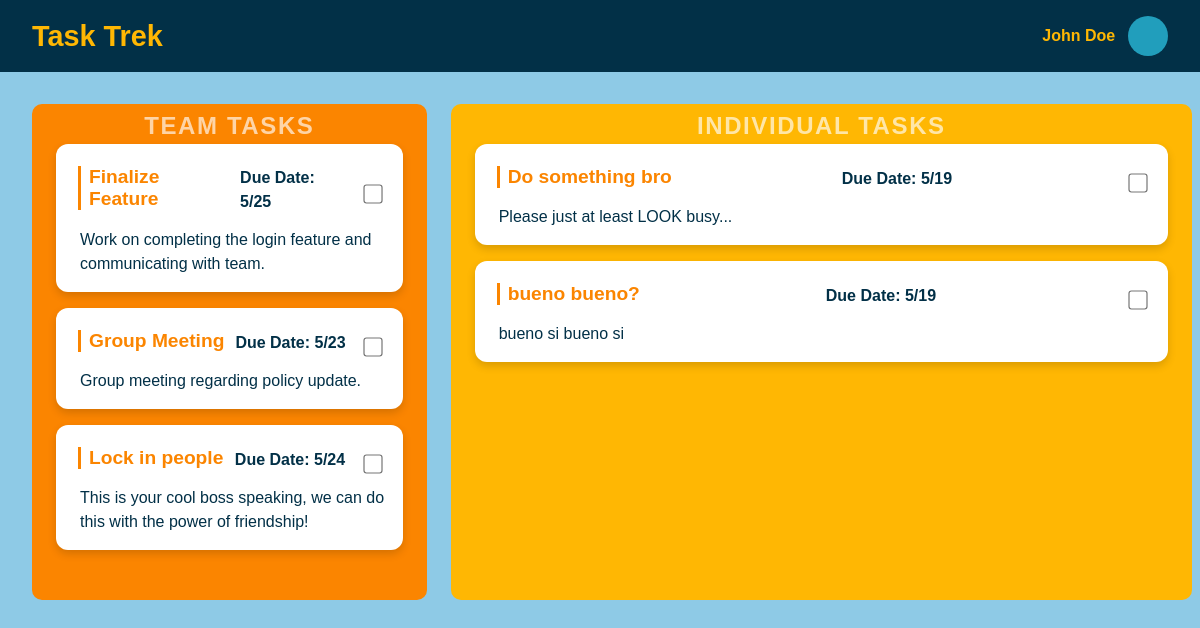
Before: /user/1/ with the older database file.
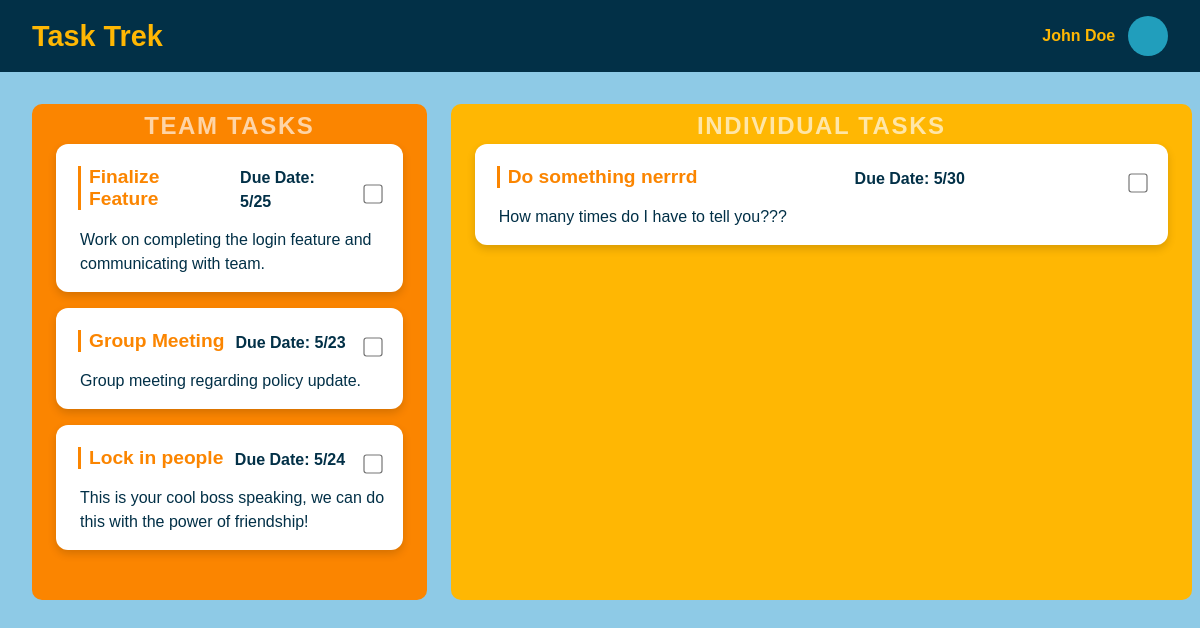
After: the same page with the newer database file.
### tasktrek/models.py (models this page shows)
class Task(models.Model):
    id = models.AutoField(primary_key = True)
    name = models.CharField(max_length = 32, default="...")
    description = models.CharField(max_length = 100)
    due_date = models.CharField(default = "")
    is_complete = models.CharField(default = "False")
    is_team = models.CharField(default="False")
    def __str__(self):
        return f"{self.id}~{self.name}~{self.description}~{self.due_date}~{self.is_complete}~{self.is_team}"

### tasktrek/views.py (the view, shortened to what this page needs)
# urls.py: path('user/<int:employee_id>/', views.user, name="user"),
def user(request, employee_id):
    dataConnector = sqlite3.connect('db.sqlite3')
    cursor = dataConnector.cursor()
    cursor.execute("SELECT * FROM tasktrek_task WHERE is_team = ?", ["True"])
    group_tasks = cursor.fetchall()
    print("Look at my group tasks")
    print(group_tasks)
    print(type(group_tasks))
    clean_group_tasks = []
    for group_task in group_tasks:
        gt_entry = {}
        print(type(group_task))
        gt_entry['id'] = group_task[0]
        gt_entry['name'] = group_task[3]
        gt_entry['description'] = group_task[1]
        gt_entry['due_date'] = group_task[2]
        clean_group_tasks.append(gt_entry)
    print(clean_group_tasks)
    print("Look at my employee id")
    print(employee_id)
    cursor.execute("SELECT * FROM tasktrek_employee WHERE id = ?", [employee_id])
    employee_data = cursor.fetchone()
    print("Look at my employee data")
    print(employee_data)
    employee_tasks = employee_data[3]
    print("Look at my employees tasks...")
    print(employee_tasks)
    print(type(employee_tasks))
    if employee_tasks != "":
        clean_employee_tasks = employee_tasks.split(",")
        print("Look at my REAL employee tasks...")
        print(clean_employee_tasks)
        task_list = Task.objects.all()
        clean_task_list = []
        for task in task_list:
            copy_task = str(task)
            clean_task_list.append(copy_task.split("~"))
        print("Cleaned up task list")
        print(clean_task_list)
        task_array = []
        for a_task_id in clean_employee_tasks:
            for a_task in clean_task_list:
                if a_task_id == a_task[0]:
                    task_array.append(Task.objects.get(id=a_task_id))
        print("All tasks compiled!!!")
        print(type(task_array[0]))
        context = {
            'tasks' : task_array,
            'name' : employee_data[1],
            'group_tasks': clean_group_tasks
        }
        return render(request, "user.html", context)

### tasktrek/templates/user.html (shortened to what this page needs)
<!DOCTYPE html>
<html lang="en">
<head>
    {% load static %}
    <link rel="stylesheet" href="{% static 'css/styles.css' %}">
</head>
<body>
    <div class="header-bar">
        <h1>Task Trek</h1>
        <div class="user-info">
            <span class="user-name">{{name}}</span>
            <div class="profile-picture"></div>
        </div>
    </div>
    <div class="tasks-container">
        <div class="team-tasks">
            <div class="background-label">Team Tasks</div>
            {% if group_tasks == "" %}
            {% else %}
            {% for task in group_tasks %}
                <div class="task-card">
                    <div class="task-header">
                        <h3>{{ task.name }}</h3>
                        <p class="task-due-date"><strong>Due Date:</strong> {{ task.due_date }}</p>
                        <input type="checkbox" class="task-checkbox" {% if task.completed %}checked{% endif %}>
                    </div>
                    <p>{{ task.description }}</p>
                </div>
            {% endfor %}
            {% endif %}
        </div>
        <div class="individual-tasks">
            <div class="background-label">Individual Tasks</div>
            {% if tasks == "" %}
            {% else %}
            {% for task in tasks %}
                {% if task.is_team == 'False' %}
                <div class="task-card">
                    <div class="task-header">
                        <h3>{{ task.name }}</h3>
                        <p class="task-due-date"><strong>Due Date:</strong> {{ task.due_date }}</p>
                        <input type="checkbox" class="task-checkbox" {% if task.completed %}checked{% endif %}>
                    </div>
                    <p>{{ task.description }}</p>
                </div>
                {% endif %}
            {% endfor %}
            {% endif %}
        </div>
    </div>
</body>
</html>

Changed rows visible on the page:
no longer on this page (row unchanged): Task: name "Do something bro", due_date "5/19", description "Please just at least LOOK busy..."
no longer on this page (row unchanged): Task: name "bueno bueno?", due_date "5/19", description "bueno si bueno si"
added Task: name "Do something nerrrd", due_date "5/30", description "How many times do I have to tell you???"
